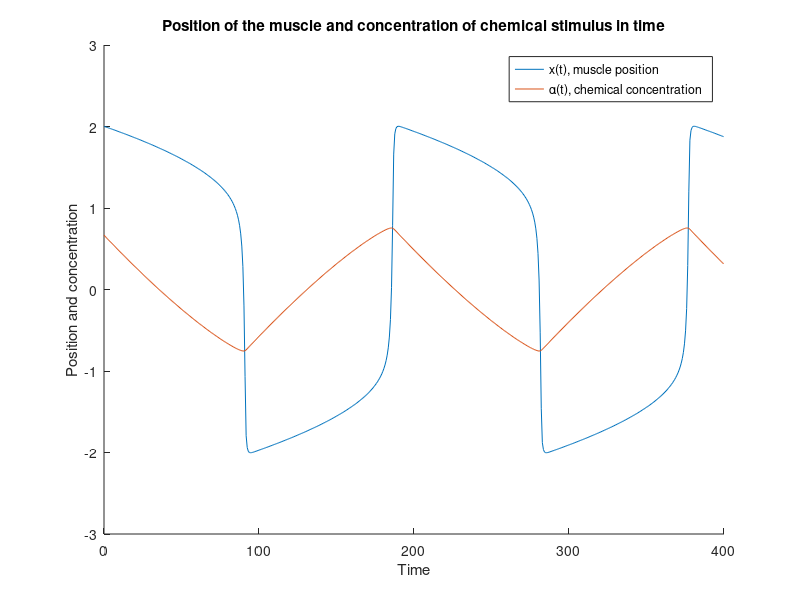

This figure's MATLAB source:
clear all, close all;

% Runge-Kutta fourth-order formula modeling a system of differential equations
% dx=-x^3/3+x+a, da=-ex
% x(t) denotes the position of a muscle, a(t) the concentration of chemical
% stimulus

n = 400;
h = 0.7; % step length
t = 0:h:n;
iterations = length(t);
x = linspace(0,0,iterations); % position of the muscle at given time t
a = linspace(0,0,iterations); % concentration at given time t

x(1) = 2;
a(1) = 2/3;
e = 1/100;

% the Runge-Kutta fourth-order formula
for i = 1:(iterations-1)
    x0 = x(i);
    a0 = a(i);
    
    k1 = h*(-(x0^3)/3+x0+a0);
    m1 = h*(-e*x0);
    
    k2 = h*(-((x0+k1/2)^3)/3+x0+k1/2+a0+m1/2);
    m2 = h*(-e*(x0+k1/2));
    
    k3 = h*(-((x0+k2/2)^3)/3+x0+k2/2+a0+m2/2);
    m3 = h*(-e*(x0+k2/2));
    
    k4 = h*(-((x0+k3)^3)/3+x0+k3+a0+m3);
    m4 = h*(-e*(x0+k3));
    
    x(i+1) = x0 + 1/6*(k1+2*k2+2*k3+k4);
    a(i+1) = a0 + 1/6*(m1+2*m2+2*m3+m4);
end

hold on;
plot(t,x);
plot(t,a);

xlabel('Time')
ylabel('Position and concentration')
title('Position of the muscle and concentration of chemical stimulus in time')
legend('x(t), muscle position', '\alpha(t), chemical concentration')
